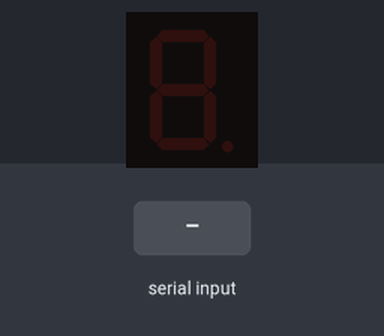
Simulated run of this sketch. Board: Arduino Uno, built with avr-gcc and run on an emulated ATmega328P. On the bench: 1-digit seven-segment display. The inputs (shaded band) are chosen by the test bench.

Above: at 1.2 s.
1.3 s: "1\n" received over Serial
At 2.9 s:
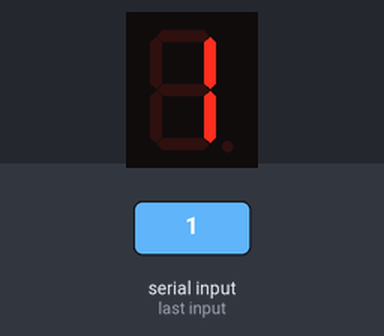
3.8 s: "0\n" received over Serial
At 6.0 s:
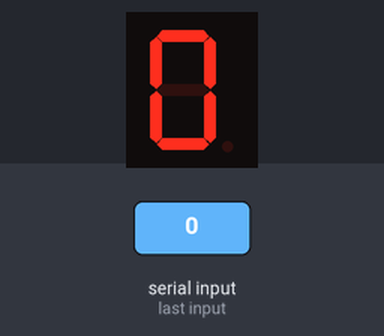
6.3 s: "2\n" received over Serial
At 7.9 s:
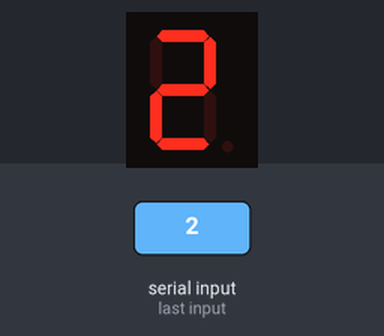
Timing chart, 0 to 9.4 s (numbered marks = the images above; inputs shaded):
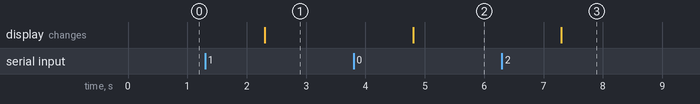

Measured:
- after the input at 1.3 s, the display: changes after 1.0 s (image 1)
- after the input at 3.8 s, the display: changes after 1.0 s (image 2)
- after the input at 6.3 s, the display: changes after 1.0 s (image 3)

The sketch:

7seg_lib_dictator.ino
```cpp
/**
 * @brief Controlling the 7 segment display directly. Sending characters via Serial communication.
 * @version 0.2
 * @date 2023-04-09
 */

#include "SevSeg.h"
SevSeg sevseg; // Instantiate a seven segment object

byte numDigits = 1;      // Number of displays
byte digitPins[] = {10}; // Power/GND pins
byte segmentPins[] = {2, 3, 4, 5, 6, 7, 8};
bool resistorsOnSegments = true;    // 'false' means resistors are on digit pins
byte hardwareConfig = COMMON_ANODE; // See README.md for options
bool updateWithDelays = false;      // Default 'false' is Recommended
bool leadingZeros = false;          // Use 'true' if you'd like to keep the leading zeros
bool disableDecPoint = true;        // Use 'true' if your decimal point doesn't exist or isn't connected. Then, you only need to specify 7 segmentPins[]

void setup()
{
  Serial.begin(9600);
  sevseg.begin(hardwareConfig, numDigits, digitPins, segmentPins, resistorsOnSegments,
               updateWithDelays, leadingZeros, disableDecPoint);
  sevseg.setBrightness(50);
  // char testchar[1] = "A";        // Character to display, MUST BE A CHAR ARRAY
  // sevseg.setChars(testchar);
}

void loop()
{
  if (Serial.available() > 0)
  {
    String incomingData = Serial.readStringUntil(' ');
    incomingData.trim();
    char incomingChar[numDigits] = {incomingData.charAt(0)};
    sevseg.setChars(incomingChar);     // Works with numbers too
  }

  sevseg.refreshDisplay(); // Must run repeatedly
}
```
